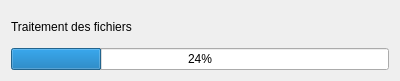
<?xml version="1.0" encoding="UTF-8"?>
<ui version="4.0">
 <class>POP_Avancement</class>
 <widget class="QDialog" name="POP_Avancement">
  <property name="geometry">
   <rect>
    <x>0</x>
    <y>0</y>
    <width>400</width>
    <height>81</height>
   </rect>
  </property>
  <property name="windowTitle">
   <string>Dialog</string>
  </property>
  <layout class="QVBoxLayout" name="verticalLayout">
   <item>
    <widget class="QLabel" name="label">
     <property name="text">
      <string>Traitement des fichiers</string>
     </property>
    </widget>
   </item>
   <item>
    <widget class="QProgressBar" name="progressBar">
     <property name="value">
      <number>24</number>
     </property>
    </widget>
   </item>
  </layout>
 </widget>
 <resources/>
 <connections/>
</ui>
